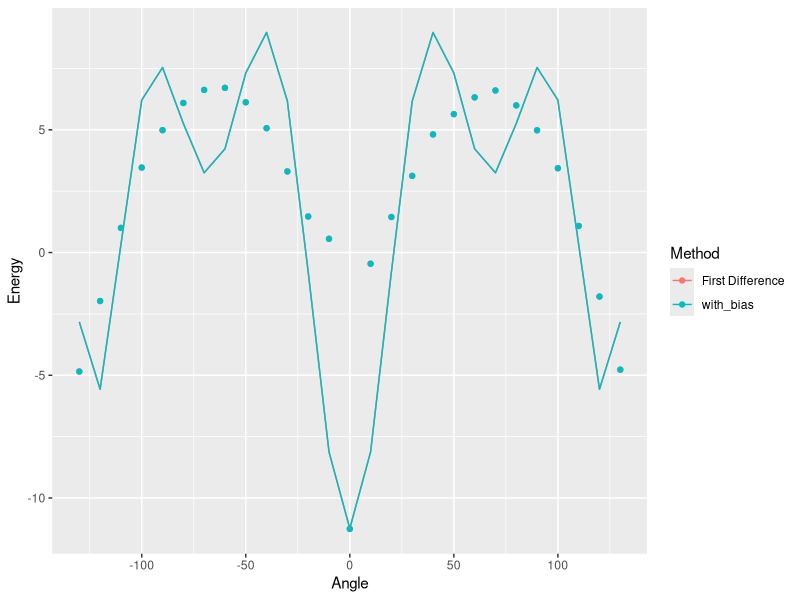
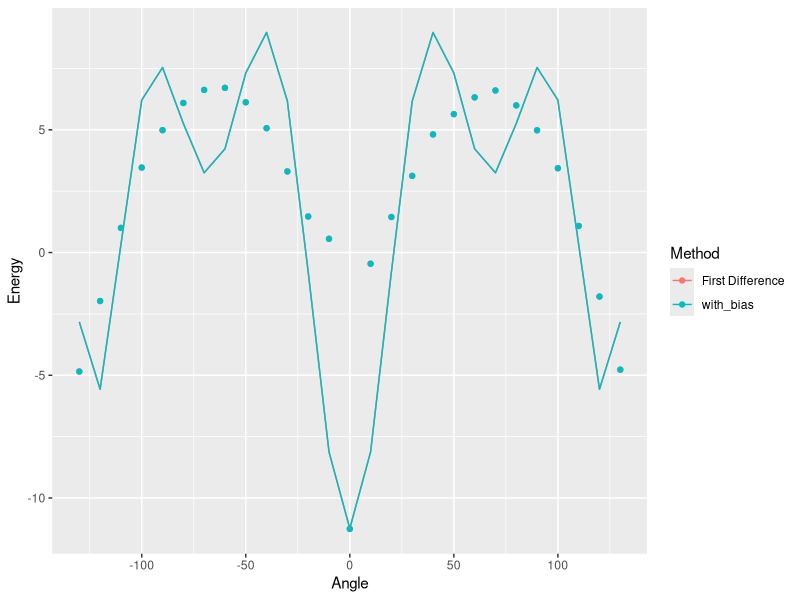

Here is the R script that generated these plots, in order:
library('tidyverse')


RB <- function(C0,C1,C2,C3,C4,C5,Angle){
	V <-    C0*cos(Angle*0.0174533)^0 + 
		C1*cos(Angle*0.0174533)^1 + 
		C2*cos(Angle*0.0174533)^2 + 
		C3*cos(Angle*0.0174533)^3 + 
		C4*cos(Angle*0.0174533)^4 + 
		C5*cos(Angle*0.0174533)^5
	return(V)
}

RB_fit <- function(D) {
	nls(Energy~RB(C0,C1,C2,C3,C4,C5,Angle), 
		start=list(C0=0,C1=300,C2=-30,C3=0,C4=10,C5=10), 
		data=D,
		weights=(1/abs(Angle+0.01)),
		nls.control(maxiter=1000)) 
}

bin <- function(D,n){
	binned <- data.frame(Angle=0, Energy=0)	
	bin_size <- as.integer(nrow(D)/n)
	for (i in 0:n){
		j <- i * bin_size
		binned[i,1] = mean(D[j:j+bin_size,1])
		binned[i,2] = mean(D[j:j+bin_size,2])
	}
	return(binned)
}

bias <- function(Angle,FL){
  S <- ((1/(pi)) * ( FL / (FL^2 + Angle^2)))
  return(S)
}


gaussian_b3lyp <- read.table("b3lyp_data.txt") %>% 
	rename(Angle=V1, Energy=V2) %>%
	mutate(Angle = round(Angle)) %>% 
	mutate(Method="B3LYP") %>%
	mutate(Energy= Energy*27211.4/10.36) %>%
	mutate(Energy = Energy - min(Energy)) %>%
	mutate(Angle = ifelse((Angle>180 & Angle<=360),Angle-360,Angle)) %>%
	arrange(Angle)  

gaussian_w <- read.table("w_data.txt") %>% 
	rename(Angle=V1, Energy=V2) %>%
	mutate(Angle = round(Angle)) %>% 
	mutate(Method="WB97XD") %>%
	mutate(Energy= Energy*27211.4/10.36) %>%
	mutate(Energy = Energy - min(Energy)) %>%
	mutate(Angle = ifelse((Angle>180 & Angle<=360),Angle-360,Angle)) %>%
	arrange(Angle)

MD_scan_off <- read.table("MD_scan_off.txt") %>%
	rename(Angle=V1, Energy=V2) %>%
	mutate(Method="MD_potential_off") %>%
	mutate(Energy = Energy - min(Energy)) 

MD_scan_on <- read.table("MD_scan_on.txt") %>%
	rename(Angle=V1, Energy=V2) %>%
	mutate(Method="MD_potential_on") %>%
	mutate(Energy = Energy - min(Energy)) 

Data <- bind_rows(gaussian_b3lyp, MD_scan_off, MD_scan_on) %>%
	group_by(Method) %>% 
	nest() %>%
	mutate(
		model = map(data, RB_fit),
		fit = map(model, predict)
	) %>% 
	unnest(c(data, fit))



range <- 170
on_range <- Data %>% 
	filter(Method=="MD_potential_on") %>%
	select(Method, Angle, Energy) %>%
	filter(Angle<=range & Angle>=-range) 

off_range <- Data %>% 
	filter(Method=="MD_potential_off") %>%
	select(Method, Angle, Energy) %>%
	filter(Angle<=range & Angle>=-range)

QCC_range <- Data %>%
	filter(Method=="B3LYP") %>%
	select(Method, Angle, Energy) %>%
	filter(Angle<=range & Angle>=-range) %>%
	filter(Energy>0) 

First_Difference <- QCC_range %>% ungroup() %>%
	mutate(Method="First Difference") %>%
	mutate(Energy= QCC_range$Energy - off_range$Energy) %>%
	filter(Energy > -200) 

bias <- First_Difference %>% ungroup() %>%
	mutate(Method="Bias") %>%
	mutate(Energy = -bias(Angle=Angle,FL=1)*0) 

Difference_with_bias <- First_Difference %>% ungroup() %>%
	mutate(Energy = First_Difference$Energy + bias$Energy) %>%
	mutate(Method = "with_bias") 

bind_rows(First_Difference, Difference_with_bias) %>%
	group_by(Method) %>% 
	nest() %>%
	mutate(
		model = map(data, RB_fit),
		fit = map(model, predict)
	) %>% 
	unnest(c(data, fit)) %>%
	ggplot(aes(x=Angle,y=Energy, color=Method)) + 
		geom_point() + 
		geom_line(aes(y=fit))
	ggsave("Difference.pdf")

Difference_with_bias %>% RB_fit(.) %>% print() 
